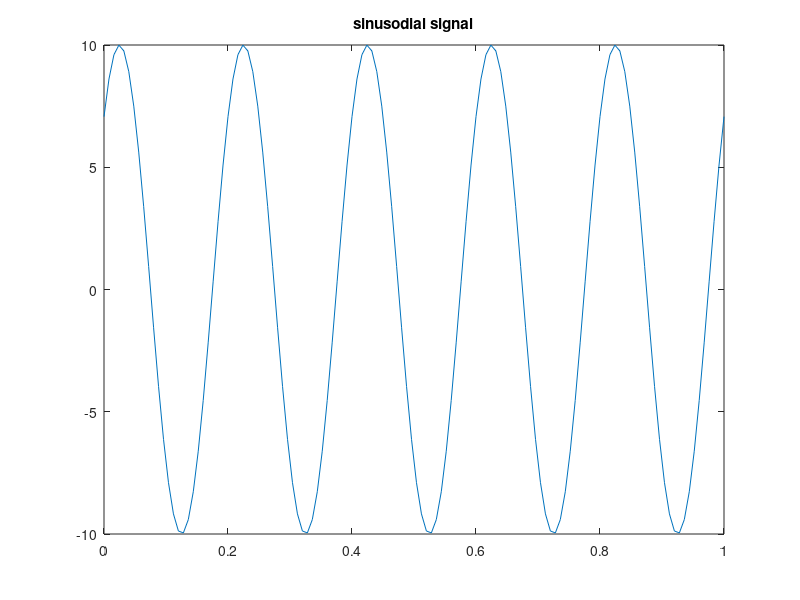

MATLAB code for this plot:
%% 1 plot a sinusodial 
%signal parameters
A= 10;

% signal lenght
sigLen=1;
samplIntrvl=0.008;
timeVec= 0:samplIntrvl:sigLen;

% parameters for sinusodial signal
 %frequency in Hz
f0= 5; 
 %phase
phi=pi/4;

% time vector
sigVec= A * sin(2 * pi * f0 * timeVec + phi);

plot(timeVec,sigVec, '-');
title('sinusodial signal');